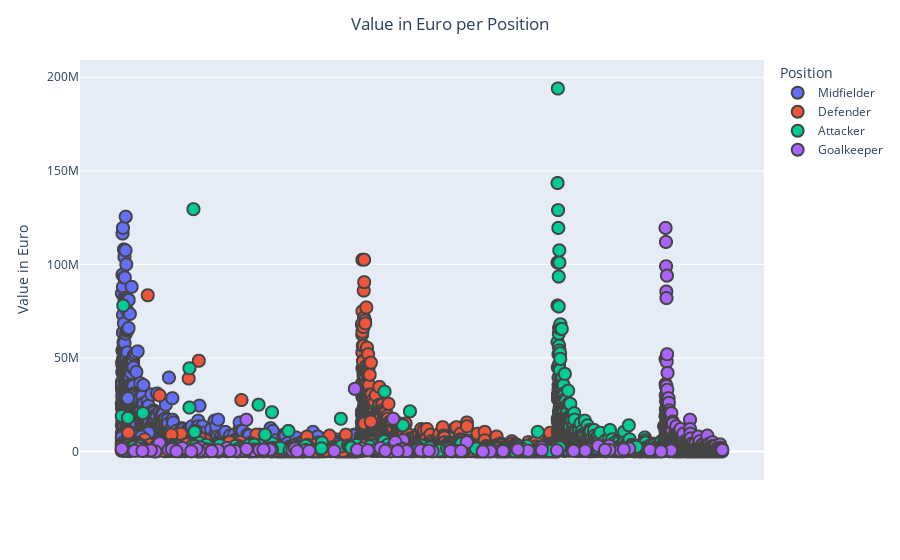

The cell this chart's notebook holds for it:
### Markdown cell above
### Value in euro per position which are grouped

### Code cell
# change positions

positions_list=[]

[positions_list.append(x.split(',')[0]) for x in data['best_postion'].values.tolist()]
    
data['position']= positions_list


for x in data['position']:
    if x in ['ST','CF','RW','LW']:
        data['position'].replace(to_replace=x,value='Attacker',inplace=True) 
    if x in ['LM','RM','CM','CDM','CAM']:
        data['position'].replace(to_replace=x,value='Midfielder',inplace=True)
    if x in ['LB','RB','CB', 'LWB', 'RWB']:
        data['position'].replace(to_replace=x,value='Defender',inplace=True)
    if x in ['GK']:
        data['position'].replace(to_replace=x,value='Goalkeeper',inplace=True)

fig = px.scatter(data,x='name',y='market_value',color='position',
                 labels={'market_value': 'Value in Euro','position':'Position'})
fig.update_xaxes(visible=False)
# allign title
fig.update_layout(title_text='Value in Euro per Position', title_x=0.5)

fig.update_traces(marker=dict(size=12,
                              line=dict(width=2,)),
                  selector=dict(mode='markers'))

fig.show()

### Figure 1 — Plotly figure (JSON) as saved in the notebook; plotly's stock layout.template omitted (floating-point values rounded to 4 significant figures; data arrays with more than 128 entries replaced by an {"elided": "..."} marker saying what was removed)
{"data": [{"hovertemplate": "Position=Midfielder<br>name=%{x}<br>Value in Euro=%{y}<extra></extra>", "legendgroup": "Midfielder", "marker": {"color": "#636efa", "line": {"width": 2}, "size": 12, "symbol": "circle"}, "mode": "markers", "name": "Midfielder", "showlegend": true, "type": "scattergl", "x": {"elided": "6770 str values"}, "xaxis": "x", "y": {"elided": "6770 int values"}, "yaxis": "y"}, {"hovertemplate": "Position=Defender<br>name=%{x}<br>Value in Euro=%{y}<extra></extra>", "legendgroup": "Defender", "marker": {"color": "#EF553B", "line": {"width": 2}, "size": 12, "symbol": "circle"}, "mode": "markers", "name": "Defender", "showlegend": true, "type": "scattergl", "x": {"elided": "5688 str values"}, "xaxis": "x", "y": {"elided": "5688 int values"}, "yaxis": "y"}, {"hovertemplate": "Position=Attacker<br>name=%{x}<br>Value in Euro=%{y}<extra></extra>", "legendgroup": "Attacker", "marker": {"color": "#00cc96", "line": {"width": 2}, "size": 12, "symbol": "circle"}, "mode": "markers", "name": "Attacker", "showlegend": true, "type": "scattergl", "x": {"elided": "3174 str values"}, "xaxis": "x", "y": {"elided": "3174 int values"}, "yaxis": "y"}, {"hovertemplate": "Position=Goalkeeper<br>name=%{x}<br>Value in Euro=%{y}<extra></extra>", "legendgroup": "Goalkeeper", "marker": {"color": "#ab63fa", "line": {"width": 2}, "size": 12, "symbol": "circle"}, "mode": "markers", "name": "Goalkeeper", "showlegend": true, "type": "scattergl", "x": {"elided": "1675 str values"}, "xaxis": "x", "y": {"elided": "1675 int values"}, "yaxis": "y"}], "layout": {"legend": {"title": {"text": "Position"}, "tracegroupgap": 0}, "margin": {"t": 60}, "title": {"text": "Value in Euro per Position", "x": 0.5}, "xaxis": {"anchor": "y", "domain": [0, 1], "title": {"text": "name"}, "visible": false}, "yaxis": {"anchor": "x", "domain": [0, 1], "title": {"text": "Value in Euro"}}}}
